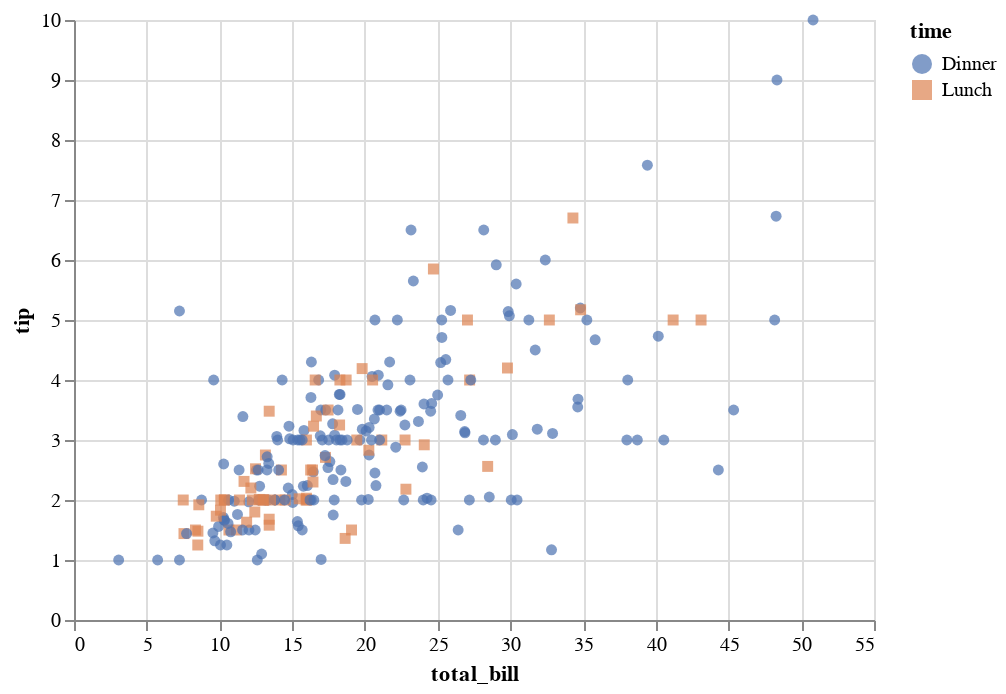

The notebook cell saved with this chart:
### Code cell
display(salt.scatterplot(x="total_bill", y="tip", hue="time", style="time", data=tips))
ax = sns.scatterplot(x="total_bill", y="tip", hue="time", style="time", data=tips)

### Figure 1 — Vega-Lite specification as saved in the notebook (floating-point values rounded to 4 significant figures; data arrays with more than 128 entries replaced by an {"elided": "..."} marker saying what was removed)
{"$schema": "https://vega.github.io/schema/vega-lite/v2.4.1.json", "config": {"range": {"category": ["rgba(76,114,176,1)", "rgba(221,132,82,1)", "rgba(85,168,104,1)", "rgba(196,78,82,1)", "rgba(129,114,179,1)", "rgba(147,120,96,1)", "rgba(218,139,195,1)", "rgba(140,140,140,1)", "rgba(204,185,116,1)", "rgba(100,181,205,1)"]}, "view": {"height": 300, "width": 400}}, "data": {"values": {"elided": "244 records"}}, "encoding": {"color": {"field": "time", "type": "nominal"}, "shape": {"field": "time", "type": "nominal"}, "x": {"axis": {"title": "total_bill"}, "field": "total_bill", "type": "quantitative"}, "y": {"axis": {"title": "tip"}, "field": "tip", "type": "quantitative"}}, "mark": {"filled": true, "type": "point"}}
